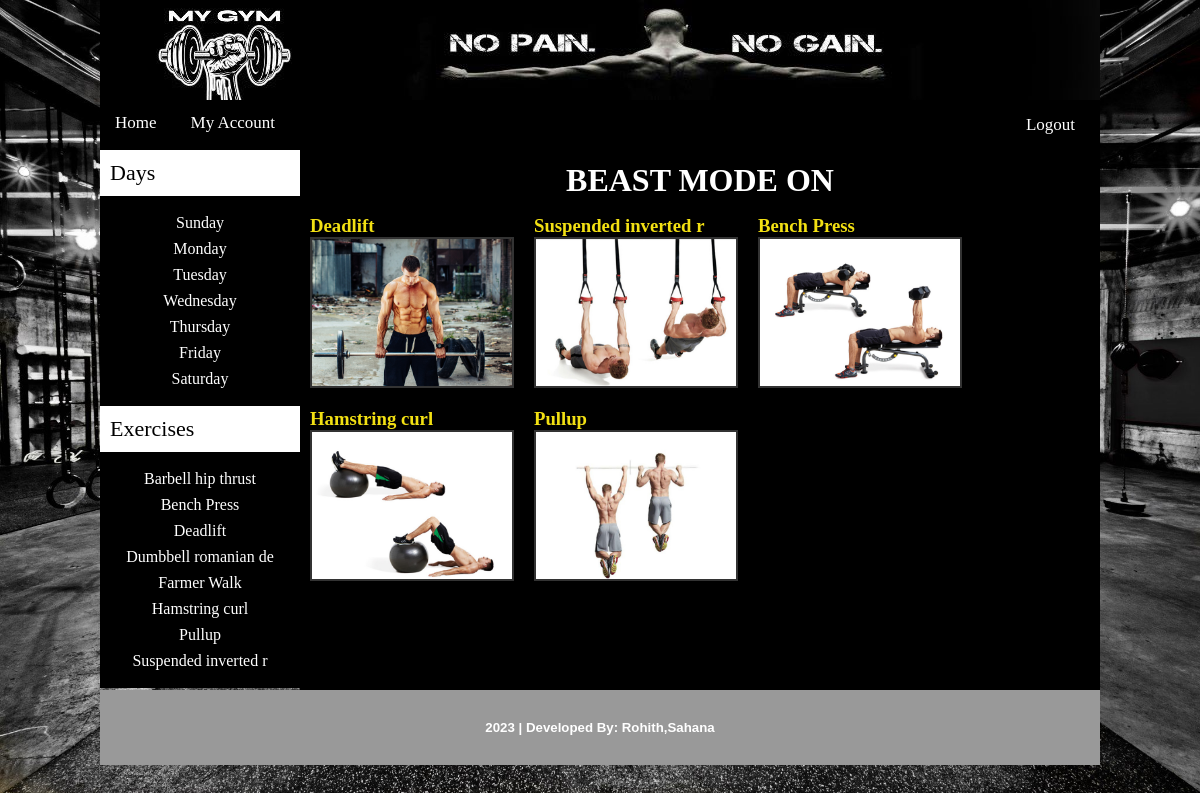
Screenshot of /index.php (signed in) with the database file from the repository.
### tables this page shows
CREATE TABLE `days` (
  `day_id` int(10) NOT NULL,
  `day_name` varchar(20) NOT NULL
);

CREATE TABLE `exercises` (
  `exer_id` int(10) NOT NULL,
  `exer_name` varchar(20) NOT NULL,
  `sets` varchar(10) NOT NULL,
  `day_id` int(10) NOT NULL,
  `exer_img` text NOT NULL,
  `user_id` int(10) NOT NULL
);

### functions/functions.php (the view, shortened to what this page needs)
<?php
	$db=mysqli_connect("localhost","root","","mygym");
	function getDays(){
		global $db;
		$get_days="SELECT * FROM days";
		$run_days=mysqli_query($db, $get_days);
		while($row_days=mysqli_fetch_array($run_days)){
			$day_id=$row_days['day_id'];
			$day_name=$row_days['day_name'];
			echo "<li><a href='index.php?day=$day_id'>$day_name</a></li>";
		}
	}
	function getExercise(){
		global $db;
		$get_exer="SELECT * FROM exercises";
		$run_exer=mysqli_query($db, $get_exer);
		while($row_exer=mysqli_fetch_array($run_exer)){
			$exer_id=$row_exer['exer_id'];
			$exer_name=$row_exer['exer_name'];
			echo "<li><a href='index.php?exer=$exer_id'>$exer_name</a></li>";
		}
	}
	function get_All_Exercises(){
		global $db;
		if(!isset($_GET['day'])){
			if(!isset($_GET['exer'])){
				$get_all_exer="SELECT * FROM exercises ORDER By rand() LIMIT 0,5";
				$run_all_exer=mysqli_query($db, $get_all_exer);
				while($row_all_exer=mysqli_fetch_array($run_all_exer)){
					$exer_name= $row_all_exer['exer_name'];
					$exer_img= $row_all_exer['exer_img'];
					echo "
						<div id='single_product'>
						<h3 style='color:#f2e013;'>$exer_name</h3>
						<img src='admin/exercise_images/$exer_img' width='200' height='147' /><br>
						</div>
					";
				}
			}
		}
	}
 ?>

### index.php (shortened to what this page needs)
<?php
include ("functions/functions.php");
?>
<html>
<head>
	<link rel="stylesheet" type="text/css" href="styles/style.css" media="all" />
</head>
<body style="background-image:url(images/background.jpg);background-repeat:no-repeat;
background-attachment:fixed;
background-size:100% 100%;">
	<div class="main_wrapper">
		<div class="header_wrapper">
			<a href="index.php"><img src="images/logo2.jpg"></a>
		</div>
		<div id="navbar"style="background-color:black">
			<ul id="menu">
				<li><a href="index.php">Home</a></li>
				<li><a href="my_account.php">My Account</a></li>
			</ul>
			<div id="login-btn-signup">
					<li><a href="logout.php">Logout</a></li>
			</div>
		</div>
		<div class="content_wrapper">
			<div id="left_sidebar">
				<div id="sidebar_title">Days</div>
				<ul id="days">
					<?php
						getDays();
					?>
				</ul>
				<div id="sidebar_title">Exercises</div>
				<ul id="days">
					<?php
						getExercise();
					?>
				</ul>
			</div>
			<div id="right_content">
				<div id="headline">
					<div id="headline_content">
						<h1 style="color: white; text-align:center;"><center>BEAST MODE ON</center></h1>
					</div>
				</div>
					<div id="products_box" style="background-color:black;">
						<?php
							get_All_Exercises();
						?>
					</div>
			</div>
		</div>
		<div class="footer">
			<h5 style="color:white; padding-top:30px; text-align:center; font-family: Verdana, Geneva, sans-serif"> 2023 | Developed By: Rohith,Sahana</h5>
		</div>
	</div>
</body>
</html>

### styles/style.css (style rules this page uses)
html, body, div, span, applet, object, iframe, h1, h2, h3, h4, h5, h6, p, blockquote, pre, a, abbr, acronym, address, big, cite, code, del, dfn, em, img, ins, kbd, q, s, samp, small, strike, strong, sub, sup, tt, var, b, u, i, center, dl, dt, dd, ol, ul, li, fieldset, form, label, legend, table, caption, tbody, tfoot, thead, tr, th, td, article, aside, canvas, details, embed, figure, figcaption, footer, header, hgroup, menu, nav, output, ruby, section, summary, time, mark, audio, video { margin: 0; padding: 0; border: 0; vertical-align: baseline; }
body { background-color: #39C; }
.main_wrapper { width: 1000px; height: auto; margin: auto; }
.header_wrapper { width: 1000px; height: 100px; background-color: #FFF; }
#navbar { width: 1000px; height: 50px; background-color: #999; color: #FFF; }
#menu { padding: 0px; line-height: 36px; margin-top: 5px; float: left; }
#menu li { list-style: none; display: inline; }
#menu a { color: #FFF; text-decoration: none; font-size: 17px; margin: 5px; padding: 10px; }
#login-btn-signup { list-style: none; float: right; line-height: 50px; padding-right: 10px; }
#login-btn-signup a { color: #FFF; text-decoration: none; font-size: 17px; margin: 5px; padding: 10px; }
.content_wrapper { width: 1000px; height: auto; background-color: rgb(102, 173, 255); }
#right_content { width: 800px; background-color: #FCC; float: right; }
#left_sidebar { width: 200px; background-color: #000; float: left; }
.footer { width: 1000px; height: 75px; background-color: #999; color: #FFF; clear: both; }
#sidebar_title { background-color: #FFF; color: #000; padding: 10px; font-size: 22px; font-family: "Palatino Linotype", "Book Antiqua", Palatino, Serif; }
#days { text-align: center; padding: 10px; }
#days li { list-style: none; margin: 8px; }
#days a { color: #FFF; font-size: 16px; text-decoration: none; margin: 5px; }
#headline { background-color: #000; color: #FFF; height: 35px; width: 780px; padding: 10px; line-height: 40px; }
#products_box { width: 800px; height: 485px; }
#single_product { float: left; padding: 10px; }
#single_product img { border: 2px solid #333; }

### rows the page displays
days: day_name "Sunday"
days: day_name "Monday"
days: day_name "Tuesday"
days: day_name "Wednesday"
days: day_name "Thursday"
days: day_name "Friday"
days: day_name "Saturday"
exercises: exer_name "Barbell hip thrust"
exercises: exer_name "Bench Press", exer_img (picture)
exercises: exer_name "Deadlift", exer_img (picture)
exercises: exer_name "Dumbbell romanian de"
exercises: exer_name "Farmer Walk"
exercises: exer_name "Hamstring curl", exer_img (picture)
exercises: exer_name "Pullup", exer_img (picture)
exercises: exer_name "Suspended inverted r", exer_img (picture)
